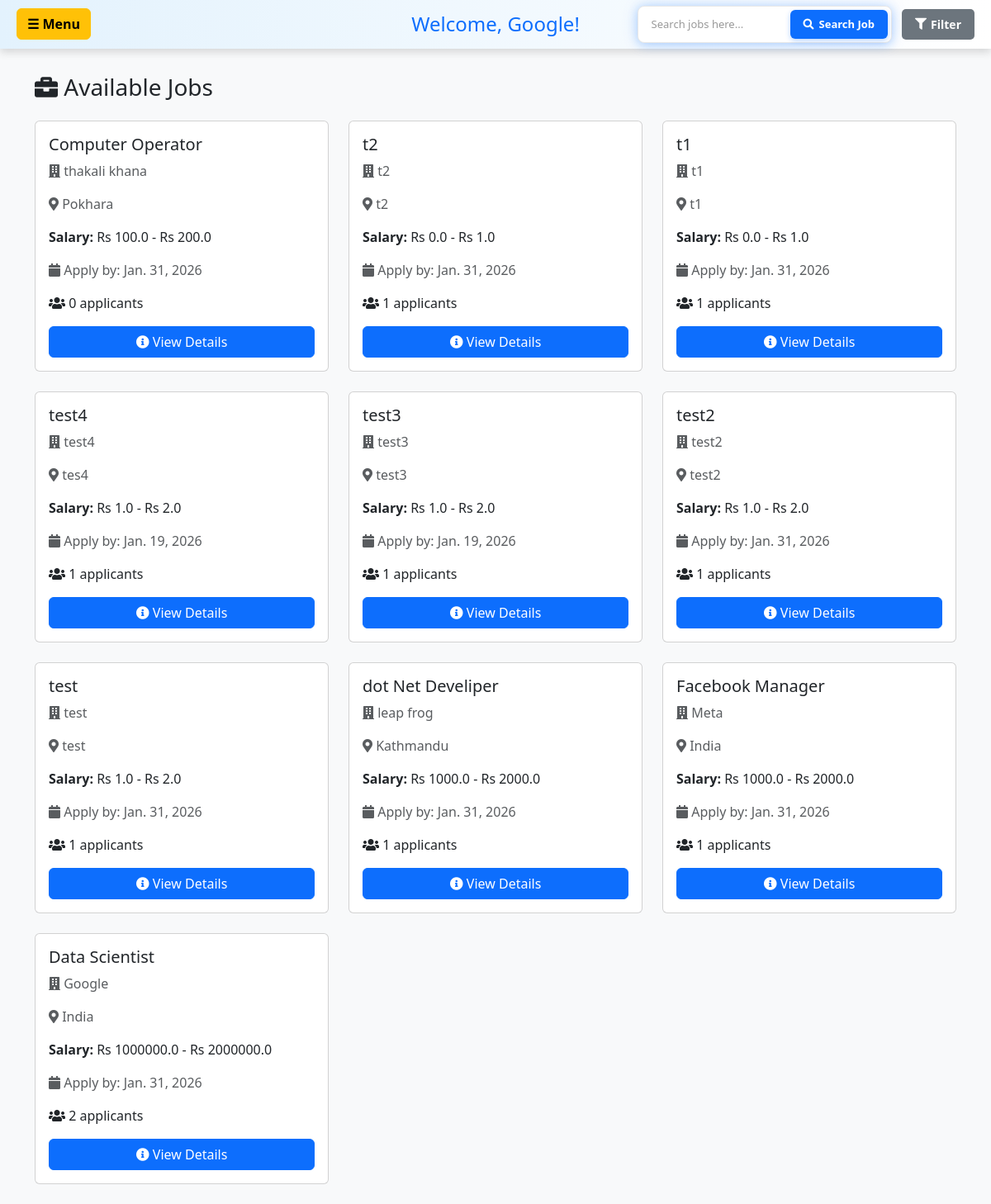
The app's page /candidate-dashboard/ (signed in), older data.
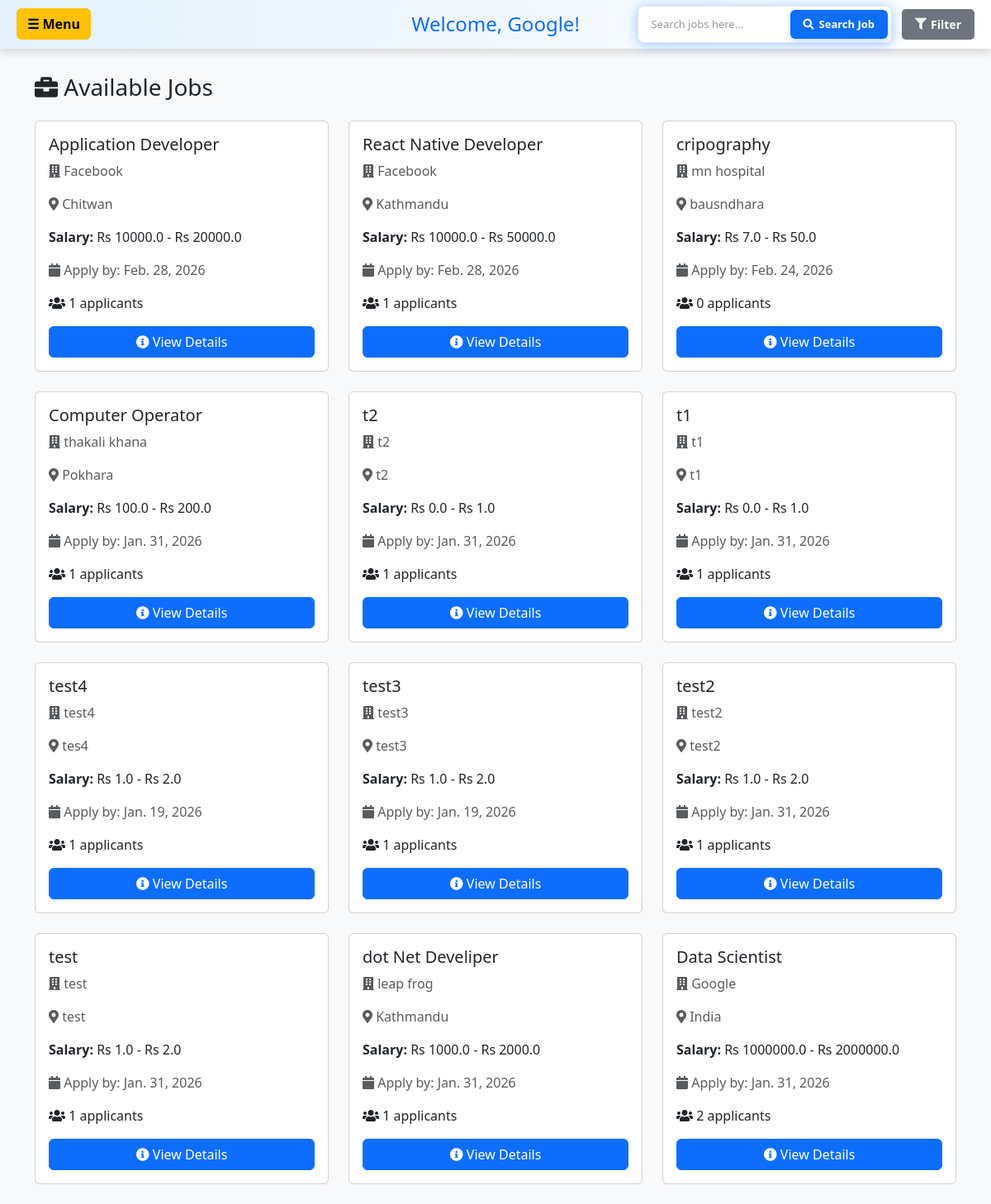
The same page, newer data.
### hr/models.py (models this page shows, shortened)
class JobPost(models.Model):
    user = models.ForeignKey(User, on_delete=models.CASCADE)
    title = models.CharField(max_length=200)
    address = models.CharField(max_length=200)
    CompanyName = models.CharField(max_length=200)
    salaryLow = models.FloatField(default=0, validators=[MinValueValidator(0)])
    salaryHigh = models.FloatField(default=0, validators=[MinValueValidator(0)])
    applycount = models.IntegerField(default=0)
    lastDateToApply = models.DateField()
    created_at = models.DateTimeField(auto_now_add=True, null=True)
    employment_type = models.CharField(
        max_length=20, choices=EMPLOYMENT_TYPE_CHOICES,
        default='full-time', null=True, blank=True
    )
    work_mode = models.CharField(
        max_length=20, choices=WORK_MODE_CHOICES,
        default='on-site', null=True, blank=True
    )
    required_experience = models.CharField(
        max_length=50,
        choices=EXPERIENCE_LEVEL_CHOICES,
        default='no-experience',
        help_text='Select required years of experience'
    )
    required_experience_custom = models.CharField(
        max_length=100,
        null=True,
        blank=True,
        help_text='Custom experience requirement (e.g., 1.5 years)'
    )
    required_education = models.CharField(
        max_length=50,
        choices=REQUIRED_EDUCATION_CHOICES,
        default='no-education',
        help_text='Select required education level'
    )
    required_skills = models.TextField(
        null=True,
        blank=True,
        help_text='Comma-separated skills (e.g., Python, SQL, Communication)'
    )

### candidate/views.py (the view, shortened to what this page needs)
# urls.py: path("candidate-dashboard/", views.candidate_dashboard, name='candidate_dashboard'),
@login_required(login_url='login_user')
def candidate_dashboard(request):
    try:
        profile = CandidateProfile.objects.get(user=request.user)
    except CandidateProfile.DoesNotExist:
        profile = None
    search_query = request.GET.get('search', '')
    filter_by = request.GET.get('filter_by', 'keyword')
    location = request.GET.get('location', '')
    date_posted = request.GET.get('date_posted', '')
    min_salary = request.GET.get('min_salary', '')
    max_salary = request.GET.get('max_salary', '')
    sort_by = request.GET.get('sort_by', 'relevance')
    employment_type = request.GET.get('employment_type', '')
    work_mode = request.GET.get('work_mode', '')
    jobs = JobPost.objects.all()
    search_placeholder = 'Search jobs here...'
    if filter_by == 'keyword' and search_query:
        jobs = jobs.filter(title__icontains=search_query)
        search_placeholder = 'Search jobs here...'
    elif filter_by == 'location' and search_query:
        jobs = jobs.filter(address__icontains=search_query)
        search_placeholder = 'Search by location...'
    elif filter_by == 'company' and search_query:
        jobs = jobs.filter(CompanyName__icontains=search_query)
        search_placeholder = 'Search by company name...'
    elif filter_by == 'date_24':
        cutoff_date = timezone.now() - timedelta(hours=24)
        jobs = jobs.filter(created_at__gte=cutoff_date)
        search_placeholder = 'Showing jobs from last 24 hours'
    elif filter_by == 'date_7':
        cutoff_date = timezone.now() - timedelta(days=7)
        jobs = jobs.filter(created_at__gte=cutoff_date)
        search_placeholder = 'Showing jobs from last 7 days'
    elif filter_by == 'date_30':
        cutoff_date = timezone.now() - timedelta(days=30)
        jobs = jobs.filter(created_at__gte=cutoff_date)
        search_placeholder = 'Showing jobs from last 30 days'
    elif filter_by == 'salary_high':
        jobs = jobs.order_by('-salaryHigh')
        search_placeholder = 'Sorted by highest salary'
    elif filter_by == 'salary_low':
        jobs = jobs.order_by('salaryLow')
        search_placeholder = 'Sorted by lowest salary'
    elif filter_by == 'newest':
        jobs = jobs.order_by('-created_at')
        search_placeholder = 'Showing newest jobs first'
    elif filter_by == 'employment_full':
        jobs = jobs.filter(employment_type='full-time')
        search_placeholder = 'Showing Full-time jobs'
    elif filter_by == 'employment_part':
        jobs = jobs.filter(employment_type='part-time')
        search_placeholder = 'Showing Part-time jobs'
    elif filter_by == 'employment_internship':
        jobs = jobs.filter(employment_type='internship')
        search_placeholder = 'Showing Internship jobs'
    elif filter_by == 'employment_contract':
        jobs = jobs.filter(employment_type='contract')
        search_placeholder = 'Showing Contract jobs'
    elif filter_by == 'employment_freelance':
        jobs = jobs.filter(employment_type='freelance')
        search_placeholder = 'Showing Freelance jobs'
    elif filter_by == 'work_onsite':
        jobs = jobs.filter(work_mode='on-site')
        search_placeholder = 'Showing On-site jobs'
    elif filter_by == 'work_remote':
        jobs = jobs.filter(work_mode='remote')
        search_placeholder = 'Showing Remote jobs'
    elif filter_by == 'work_hybrid':
        jobs = jobs.filter(work_mode='hybrid')
        search_placeholder = 'Showing Hybrid jobs'
    if location:
        jobs = jobs.filter(address__icontains=location)
    if filter_by not in ['salary_high', 'salary_low', 'newest', 'salary_range']:
        if sort_by == 'newest':
            jobs = jobs.order_by('-created_at')
        elif sort_by == 'salary_high':
            jobs = jobs.order_by('-salaryHigh')
        elif sort_by == 'salary_low':
            jobs = jobs.order_by('salaryLow')
        else:  # relevance (default)
            jobs = jobs.order_by('-created_at')
    applied_jobs = candidateApplication.objects.filter(user=request.user)
    applied_job_ids = [app.job.id for app in applied_jobs]
    job_status_map = {app.job.id: app.status for app in applied_jobs}
    for job in jobs:
        if job.id in job_status_map:
            job.application_status = job_status_map[job.id]
        else:
            job.application_status = None
    shortlisted_jobs = ShortlistedCandidate.objects.filter(candidate__user=request.user)
    shortlisted_count = shortlisted_jobs.count()
    newly_shortlisted = shortlisted_jobs.filter(notification_sent=False)
    for shortlist in newly_shortlisted:
        messages.info(request, f"Great news! You have been shortlisted for {shortlist.job.title}!")
        shortlist.notification_sent = True
        shortlist.save()
    context = {
        'jobs': jobs,
        'applied_job_ids': applied_job_ids,
        'shortlisted_count': shortlisted_count,
        'profile': profile,
        'search_query': search_query,
        'filter_by': filter_by,
        'search_placeholder': search_placeholder,
        'location': location,
        'date_posted': date_posted,
        'min_salary': min_salary,
        'max_salary': max_salary,
        'sort_by': sort_by,
        'employment_type': employment_type,
        'work_mode': work_mode,
    }
    return render(request, 'candidate/dashboard_with_nav.html', context)

### candidate/templates/candidate/dashboard_with_nav.html (shortened to what this page needs)
<!DOCTYPE html>
<html lang="en">
{% load static %}
<head>
    <link href="https://cdn.jsdelivr.net/npm/bootstrap@5.3.8/dist/css/bootstrap.min.css" rel="stylesheet">
    <link rel="stylesheet" href="https://cdnjs.cloudflare.com/ajax/libs/font-awesome/5.15.3/css/all.min.css">
</head>
<body>
<div class="top-bar">
    <a class="btn btn-warning menu-btn" data-bs-toggle="offcanvas" href="#offcanvasExample" role="button" aria-controls="offcanvasExample">
        <strong>☰ Menu</strong>
    </a>
    <h2>Welcome, {{ user.username }}!</h2>
    <div class="search-container">
        <div class="search-form-wrapper">
            <form method="GET" action="{% url 'candidate_dashboard' %}" class="d-flex align-items-center" id="searchForm" style="width: 100%; margin: 0;">
                <input type="text" name="search" class="search-input"
                    placeholder="{{ search_placeholder|default:'Search jobs here...' }}"
                    value="{{ search_query }}" />
                <button type="submit" class="search-btn">
                    <i class="fas fa-search"></i> Search Job
                </button>
            </form>
        </div>
        <div class="filter-dropdown">
            <button type="button" class="filter-btn" onclick="toggleFilterDropdown()">
                <i class="fas fa-filter"></i> Filter
            </button>
        </div>
    </div>
</div>
<div class="container">
    <h3 class="mb-4"><i class="fas fa-briefcase"></i> Available Jobs</h3>
    {% if jobs %}
    <div class="row">
        {% for job in jobs %}
        <div class="col-md-6 col-lg-4 mb-4">
            <div class="card job-card h-100 position-relative">
                <div class="card-body">
                    <h5 class="card-title">{{ job.title }}</h5>
                    <p class="card-text text-muted">
                        <i class="fas fa-building"></i> {{ job.CompanyName }}
                    </p>
                    <p class="card-text text-muted">
                        <i class="fas fa-map-marker-alt"></i> {{ job.address }}
                    </p>
                    <p class="card-text">
                        <strong>Salary:</strong> Rs {{ job.salaryLow }} - Rs {{ job.salaryHigh }}
                    </p>
                    <p class="card-text text-muted">
                        <i class="fas fa-calendar"></i> Apply by: {{ job.lastDateToApply }}
                    </p>
                    <p class="card-text">
                        <i class="fas fa-users"></i> {{ job.applycount }} applicants
                    </p>
                    <a href="{% url 'job_detail' job.id %}" class="btn btn-primary w-100">
                        <i class="fas fa-info-circle"></i> View Details
                    </a>
                </div>
            </div>
        </div>
        {% endfor %}
    </div>
    {% else %}
    <div class="alert alert-warning" role="alert">
        No jobs available at the moment. Check back later!
    </div>
    {% endif %}
</div>
</body>
</html>

### candidate/templates/candidate/dashboard_with_nav.html (style rules this page uses)
body { background: #f8f9fa; font-family: 'Segoe UI', Tahoma, Geneva, Verdana, sans-serif; margin: 0; }
.top-bar { display: flex; align-items: center; justify-content: space-between; background: linear-gradient(90deg, #e3f2fd, #ffffff); padding: 15px 30px; box-shadow: 0 4px 10px rgba(0,0,0,0.15); position: relative; }
.top-bar .menu-btn { position: absolute; left: 20px; }
.top-bar h2 { margin: 0; color: #0d6efd; text-align: center; font-size: 24px; flex-grow: 1; }
.search-container { display: flex; align-items: center; gap: 12px; position: absolute; right: 20px; }
.search-form-wrapper { display: flex; align-items: center; position: relative; background: white; border: 1px solid #e8e8e8; border-radius: 8px; padding: 4px 4px; box-shadow: 0 2px 12px rgba(13, 110, 253, 0.25), 0 0 20px rgba(13, 110, 253, 0.15); transition: all 0.3s ease; }
.search-input { padding: 8px 12px; border: none; width: 180px; font-size: 13px; outline: none; background: transparent; color: #333; }
.search-input::placeholder { color: #999; }
.search-btn { padding: 8px 16px; background-color: #0d6efd; color: white; border: none; border-radius: 6px; cursor: pointer; font-size: 13px; font-weight: 600; transition: all 0.3s ease; display: flex; align-items: center; gap: 6px; white-space: nowrap; margin: 0; box-shadow: 0 2px 6px rgba(13, 110, 253, 0.3); }
.filter-dropdown { position: relative; display: inline-block; }
.filter-btn { padding: 8px 16px; background-color: #6c757d; color: white; border: none; border-radius: 5px; cursor: pointer; font-size: 14px; font-weight: 600; transition: all 0.3s; display: flex; align-items: center; gap: 5px; }
.container { margin-top: 30px; }
.job-card { transition: transform 0.3s, box-shadow 0.3s; }

Row changes from the older to the newer data that the page shows:
removed JobPost: title "Facebook Manager", CompanyName "Meta", address "India", salaryLow "1000.0", salaryHigh "2000.0", lastDateToApply "Jan. 31, 2026", applycount "1"
added JobPost: title "Application Developer", CompanyName "Facebook", address "Chitwan", salaryLow "10000.0", salaryHigh "20000.0", lastDateToApply "Feb. 28, 2026", applycount "1"
added JobPost: title "React Native Developer", CompanyName "Facebook", address "Kathmandu", salaryLow "10000.0", salaryHigh "50000.0", lastDateToApply "Feb. 28, 2026", applycount "1"
added JobPost: title "cripography", CompanyName "mn hospital", address "bausndhara", salaryLow "7.0", salaryHigh "50.0", lastDateToApply "Feb. 24, 2026", applycount "0"
changed JobPost "Computer Operator": applycount "0" → "1"
